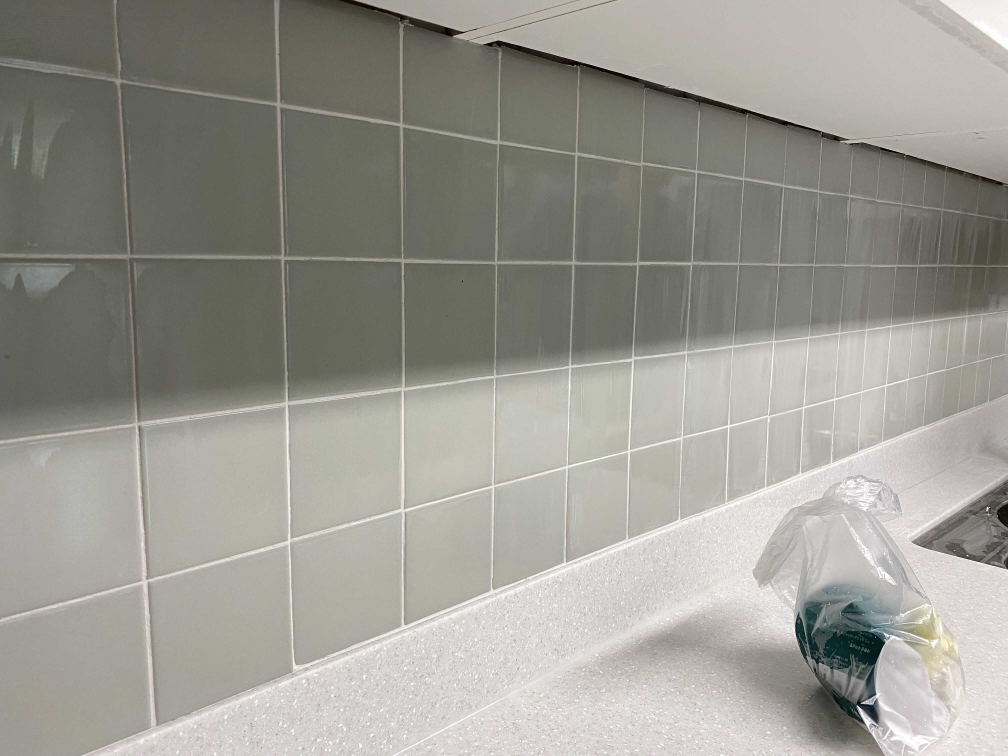
#> input picture 2.jpg, 4032 x 3024 px (shown at 1/4 size)
$ python ImageProcessing.py
#> lines starting #> are read from the running program, lines starting #| are printed output that depends on the picture
import cv2
import matplotlib.pyplot as plt
import numpy as np

dir = "./2.jpg"
src = cv2.imread(dir)
#> src is the input picture: shape (3024, 4032, 3); mean B, G, R 145.5, 153.3, 155.1

print(np.shape(src))
#| (3024, 4032, 3)
width = np.shape(src)[0]
#> width = 3024
height = np.shape(src)[1]
#> height = 4032
pts1 = np.float32([[460,310], [570,2340], [2590, 640], [2530,1820]])
pts2 = np.float32([[0,0], [0, height], [width, 0],[width, height]])
matrix = cv2.getPerspectiveTransform(pts1, pts2)
homography = cv2.warpPerspective(src, matrix, (width, height))
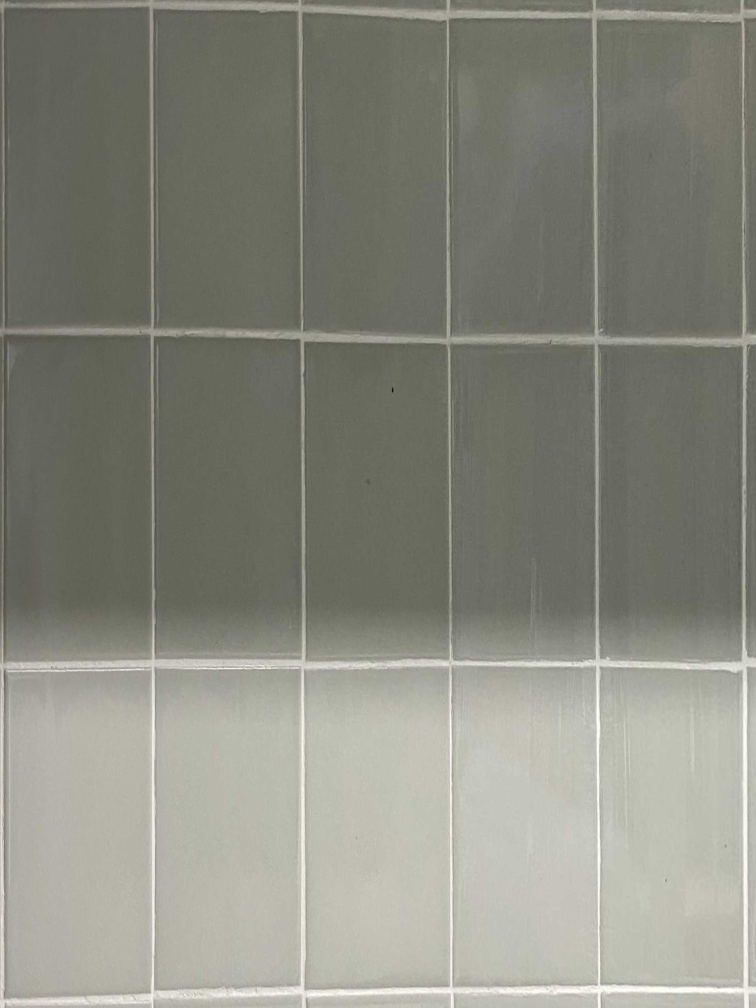
#> homography: shape (4032, 3024, 3) (shown at 1/4 size); mean B, G, R 126.7, 137.3, 136.7

rows = 2
cols = 2
fig = plt.figure(figsize=(8,8))
ax1 = fig.add_subplot(rows, cols, 1)
ax1.imshow(cv2.cvtColor(src, cv2.COLOR_BGR2RGB))
for k in range(4):
    ax1.scatter(pts1[k][0], pts1[k][1])
ax1.set_title('Original Image')
ax1.axis("off")
ax2 = fig.add_subplot(rows, cols, 2)
ax2.imshow(cv2.cvtColor(homography, cv2.COLOR_BGR2RGB))
ax2.set_title('Homography')
ax2.axis("off")

############################ Hough line Transform ########################################

def cannyedge(img):
    gray = cv2.cvtColor(img, cv2.COLOR_BGR2GRAY)
    edges = cv2.Canny(gray, 50, 100, apertureSize = 3)
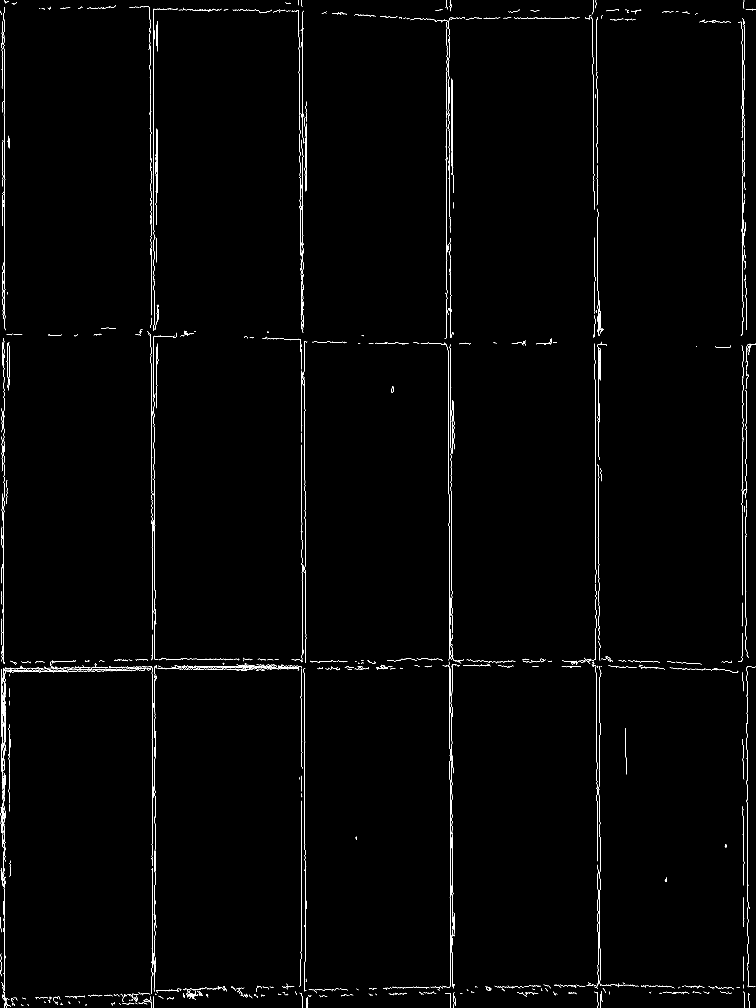
#> edges: shape (4032, 3024) (shown at 1/4 size); 0.62% white in thin lines or dots
    edges_true = np.where(edges == 255)
#> edges_true = 75245 positions, rows 0 to 4031, columns 0 to 3023
    print(edges_true)
#> (printed output is left out)
    X_data = edges_true[0]
    Y_data = edges_true[1]
    return X_data, Y_data

x, y = cannyedge(homography)
ax3 = fig.add_subplot(rows,cols, 4)
ax3 = plt.scatter(x, y)
plt.show()
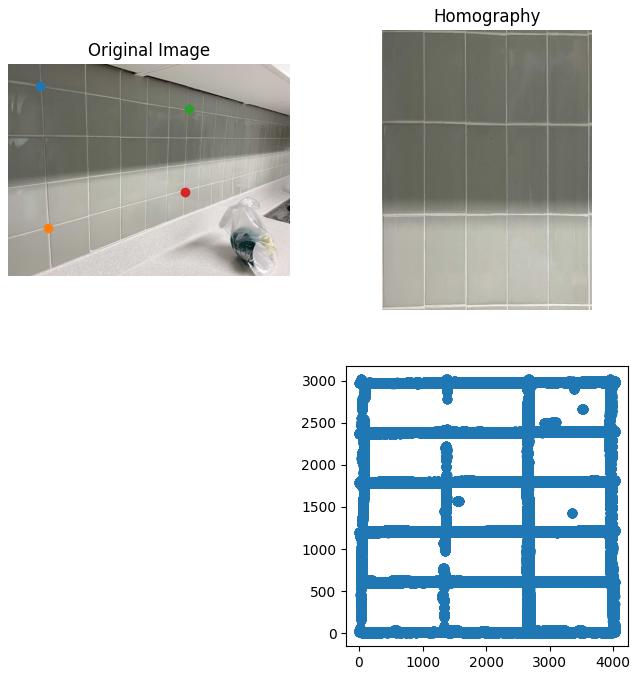
#> figure drawn by matplotlib, 3 panels

# [10 lines of commented-out code are left out]
